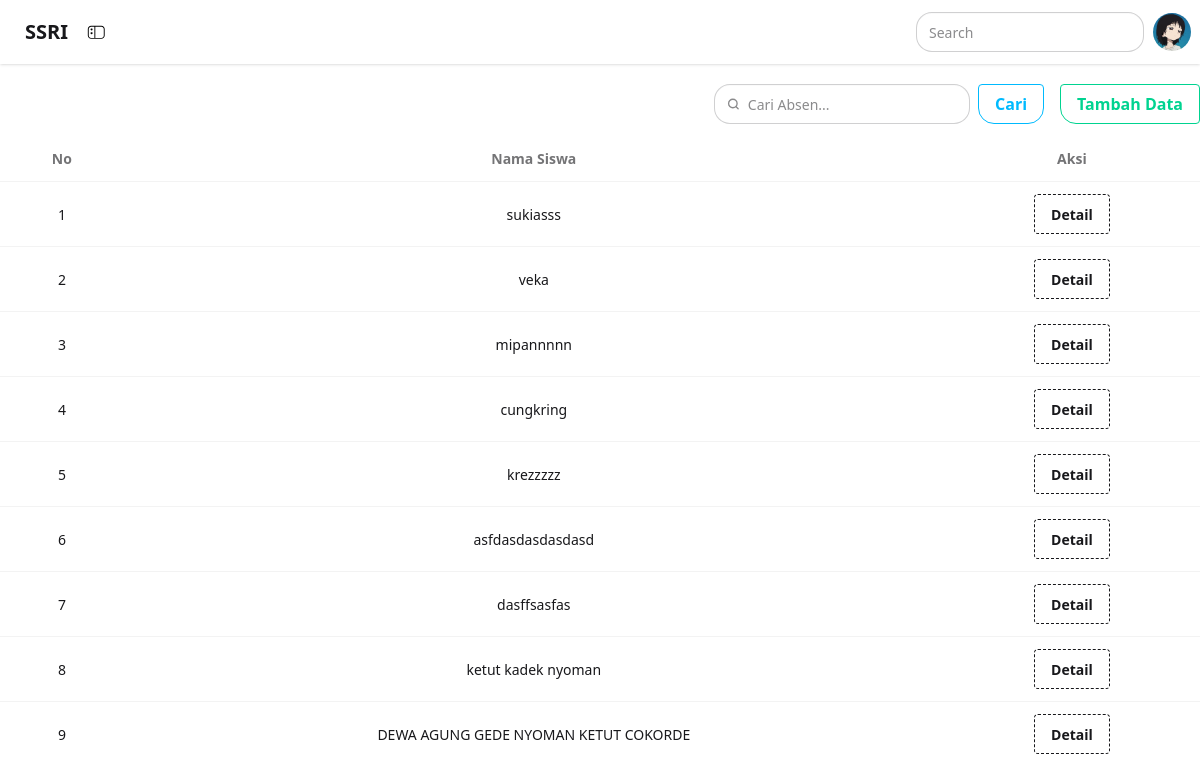
The app's page /admin/index.php?page=siswa with its own data.
### tables this page shows
CREATE TABLE `siswa` (
  `id_siswa` int NOT NULL,
  `nama_siswa` varchar(100) NOT NULL,
  `no_absen` int NOT NULL,
  `tgl_lahir` date NOT NULL,
  `alamat` text NOT NULL,
  `telp` varchar(15) NOT NULL,
  `nis` int NOT NULL,
  `nisn` varchar(15) NOT NULL,
  `id_kelas` int NOT NULL
);

### admin/siswa.php (the view, shortened to what this page needs)
<?php
include("../koneksi.php");
$cari = "";
if (isset($_GET['cari']) && $_GET['cari'] != "") {
    $cari = $_GET['cari'];
    $result = mysqli_query($koneksi, "SELECT * FROM siswa, kelas
                                      WHERE siswa.id_kelas = kelas.id_kelas
                                      AND nama_siswa LIKE '%$cari%'
                                      ORDER BY id_siswa DESC");
} else {
    $result = mysqli_query($koneksi, "SELECT * FROM siswa, kelas
                                      WHERE siswa.id_kelas = kelas.id_kelas
                                      ORDER BY id_siswa DESC");
}
?>
<div class="flex justify-end mb-3 mt-5 flex-wrap gap-2">
    <form class="flex items-center mr-2 gap-2" method="get" action="">
        <label class="input rounded-2xl flex items-center gap-2 w-40 sm:w-64">
            <svg class="h-[1em] opacity-50" xmlns="http://www.w3.org/2000/svg" viewBox="0 0 24 24">
                <g stroke-linejoin="round" stroke-linecap="round" stroke-width="2.5" fill="none" stroke="currentColor">
                    <circle cx="11" cy="11" r="8"></circle>
                    <path d="m21 21-4.3-4.3"></path>
                </g>
            </svg>
            <input
                type="search"
                name="cari"
                required
                placeholder="Cari Absen..."
                class="grow focus:outline-none"
                value="<?= htmlspecialchars($cari) ?>"
            />
        </label>
        <button
            class="btn btn-outline btn-info rounded-b-2xl text-xs sm:text-sm md:text-base px-3 py-1 sm:px-4 sm:py-2"
            type="submit">
            Cari
        </button>
    </form>
    <a href="siswa_tambah.php"
       class="btn btn-outline btn-success rounded-bl-2xl text-xs sm:text-sm md:text-base px-3 py-1 sm:px-4 sm:py-2 text-center">
       Tambah Data
    </a>
</div>
<div class="table-responsive">
    <table class="table table-bordered table-striped table-hover align-middle text-center">
        <thead class="table-dark">
            <tr>
                <th>No</th>
                <th>Nama Siswa</th>
                <th>Aksi</th>
            </tr>
        </thead>
        <tbody>
            <?php
            $no = 1;
            if (mysqli_num_rows($result) > 0) {
                while ($row = mysqli_fetch_assoc($result)) { ?>
                    <tr>
                        <td><?= $no++ ?></td>
                        <td><?= $row['nama_siswa'] ?></td>
                        <td>
                            <button class="btn btn-dash" onclick="openDetail(
                                '<?= $row['nama_siswa'] ?>',
                                '<?= $row['nis'] ?>',
                                '<?= $row['nisn'] ?>',
                                '<?= $row['nama_kelas'] ?>',
                                '<?= $row['id_siswa'] ?>'
                            )">Detail</button>
                        </td>
                    </tr>
                <?php }
            } else { ?>
                <tr>
                    <td colspan="3" class="text-center text-muted">⚠️ Data tidak ditemukan</td>
                </tr>
            <?php } ?>
        </tbody>
    </table>
</div>

### records on screen
siswa: nama_siswa "sukiasss"
siswa: nama_siswa "veka"
siswa: nama_siswa "mipannnnn"
siswa: nama_siswa "cungkring"
siswa: nama_siswa "krezzzzz"
siswa: nama_siswa "asfdasdasdasdasd"
siswa: nama_siswa "dasffsasfas"
siswa: nama_siswa "ketut kadek nyoman"
siswa: nama_siswa "DEWA AGUNG GEDE NYOMAN KETUT COKORDE"
